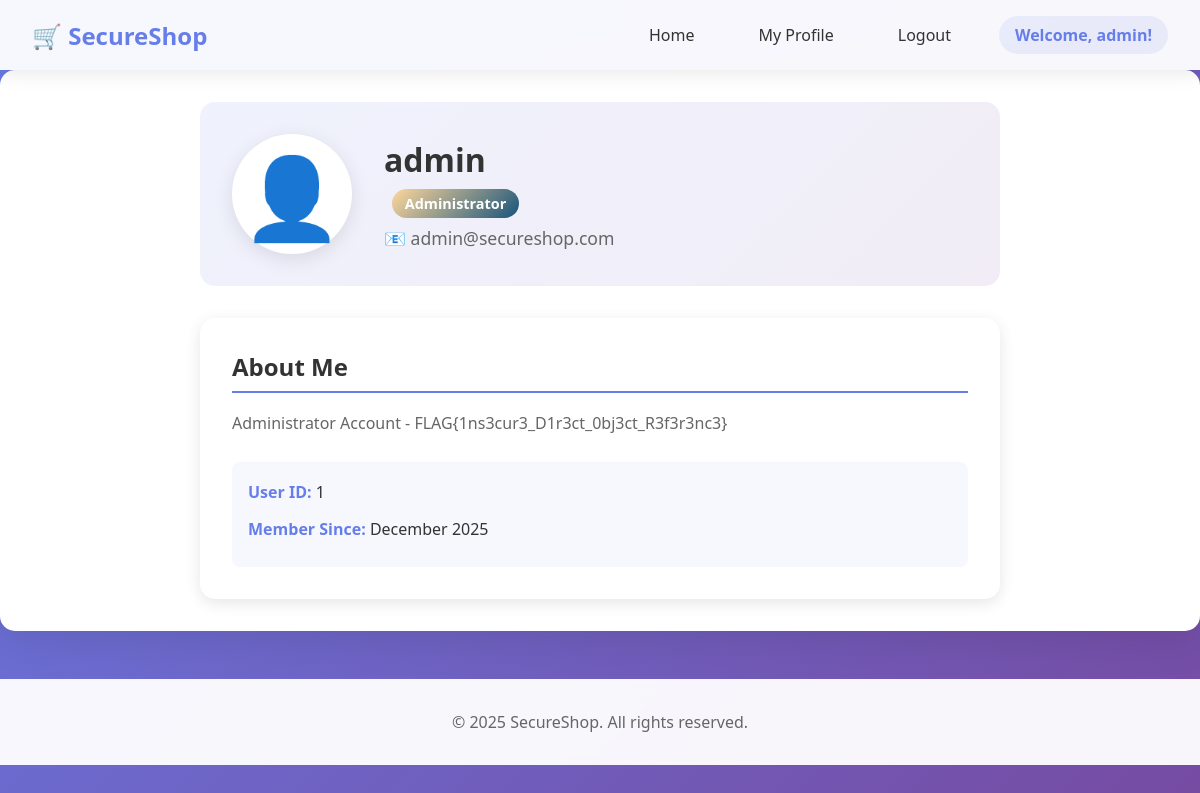
The app's page /profile.php (signed in) with its own data.
### tables this page shows
CREATE TABLE IF NOT EXISTS users (
    id INT AUTO_INCREMENT PRIMARY KEY,
    username VARCHAR(50) NOT NULL UNIQUE,
    password VARCHAR(255) NOT NULL,
    email VARCHAR(100),
    is_admin TINYINT(1) DEFAULT 0,
    bio TEXT,
    created_at TIMESTAMP DEFAULT CURRENT_TIMESTAMP
);

### profile.php (the view, shortened to what this page needs)
<?php
require_once 'config.php';
$profile_id = isset($_GET['id']) ? $_GET['id'] : $_SESSION['user_id'];
$query = "SELECT * FROM users WHERE id = $profile_id";
$result = $conn->query($query);
if ($result && $result->num_rows > 0) {
    $profile_user = $result->fetch_assoc();
} else {
    $error = "User not found!";
}
?>
<!DOCTYPE html>
<html lang="en">
<head>
    <link rel="stylesheet" href="style.css">
</head>
<body>
    <nav class="navbar">
        <div class="nav-container">
            <a href="index.php" class="logo">🛒 SecureShop</a>
            <ul class="nav-menu">
                <li><a href="index.php">Home</a></li>
                <li><a href="profile.php?id=<?php echo $_SESSION['user_id']; ?>">My Profile</a></li>
                <li><a href="logout.php">Logout</a></li>
                <li class="user-info">Welcome, <?php echo htmlspecialchars($_SESSION['username']); ?>!</li>
            </ul>
        </div>
    </nav>
    <div class="container">
        <?php if (isset($profile_user)): ?>
            <div class="profile-container">
                <div class="profile-header">
                    <div class="profile-avatar">👤</div>
                    <div class="profile-info">
                        <h2><?php echo htmlspecialchars($profile_user['username']); ?></h2>
                        <?php if ($profile_user['is_admin']): ?>
                            <span class="admin-badge">Administrator</span>
                        <?php endif; ?>
                        <p class="profile-email">📧 <?php echo htmlspecialchars($profile_user['email']); ?></p>
                    </div>
                </div>
                <div class="profile-details">
                    <h3>About Me</h3>
                    <p><?php echo htmlspecialchars($profile_user['bio']); ?></p>
                    <div class="profile-meta">
                        <p><strong>User ID:</strong> <?php echo $profile_user['id']; ?></p>
                        <p><strong>Member Since:</strong> <?php echo date('F Y', strtotime($profile_user['created_at'])); ?></p>
                    </div>
                </div>
            </div>
        <?php else: ?>
            <div class="error">User profile not found!</div>
        <?php endif; ?>
    </div>
    <footer>
        <p>&copy; 2025 SecureShop. All rights reserved.</p>
    </footer>
</body>
</html>

### style.css (style rules this page uses)
* { margin: 0; padding: 0; box-sizing: border-box; }
body { font-family: 'Segoe UI', Tahoma, Geneva, Verdana, sans-serif; background: linear-gradient(135deg, #667eea 0%, #764ba2 100%); min-height: 100vh; color: #333; }
.navbar { background: rgba(255, 255, 255, 0.95); backdrop-filter: blur(10px); box-shadow: 0 2px 20px rgba(0, 0, 0, 0.1); position: sticky; top: 0; z-index: 1000; }
.nav-container { max-width: 1200px; margin: 0 auto; padding: 1rem 2rem; display: flex; justify-content: space-between; align-items: center; }
.logo { font-size: 1.5rem; font-weight: bold; color: #667eea; text-decoration: none; transition: transform 0.3s ease; }
.nav-menu { display: flex; list-style: none; gap: 2rem; align-items: center; }
.nav-menu li a { color: #333; text-decoration: none; font-weight: 500; transition: color 0.3s ease; padding: 0.5rem 1rem; border-radius: 5px; }
.user-info { color: #667eea; font-weight: 600; background: rgba(102, 126, 234, 0.1); padding: 0.5rem 1rem; border-radius: 20px; }
.container { max-width: 1200px; margin: 0 auto; padding: 2rem; background: white; border-radius: 15px; box-shadow: 0 10px 40px rgba(0, 0, 0, 0.1); margin-bottom: 2rem; }
.profile-container { max-width: 800px; margin: 0 auto; }
.profile-header { display: flex; align-items: center; gap: 2rem; padding: 2rem; background: linear-gradient(135deg, rgba(102, 126, 234, 0.1) 0%, rgba(118, 75, 162, 0.1) 100%); border-radius: 15px; margin-bottom: 2rem; }
.profile-avatar { font-size: 5rem; background: white; width: 120px; height: 120px; border-radius: 50%; display: flex; align-items: center; justify-content: center; box-shadow: 0 5px 20px rgba(0, 0, 0, 0.1); }
.profile-info h2 { color: #333; margin-bottom: 0.5rem; font-size: 2rem; }
.admin-badge { display: inline-block; background: linear-gradient(135deg, #ffd89b 0%, #19547b 100%); color: white; padding: 0.3rem 0.8rem; border-radius: 20px; font-size: 0.9rem; font-weight: 600; margin-left: 0.5rem; }
.profile-email { color: #666; margin-top: 0.5rem; font-size: 1.1rem; }
.profile-details { background: white; padding: 2rem; border-radius: 15px; box-shadow: 0 4px 15px rgba(0, 0, 0, 0.1); }
.profile-details h3 { color: #333; margin-bottom: 1rem; font-size: 1.5rem; border-bottom: 2px solid #667eea; padding-bottom: 0.5rem; }
.profile-details p { color: #666; line-height: 1.8; margin-bottom: 1.5rem; }
.profile-meta { background: rgba(102, 126, 234, 0.05); padding: 1rem; border-radius: 8px; margin-top: 1rem; }
.profile-meta p { margin-bottom: 0.5rem; color: #333; }
.profile-meta strong { color: #667eea; }
footer { background: rgba(255, 255, 255, 0.95); backdrop-filter: blur(10px); text-align: center; padding: 2rem; color: #666; margin-top: 3rem; }

### records on screen
users: username "admin", email "admin@secureshop.com", bio "Administrator Account - FLAG{1ns3cur3_D1r3ct_0bj3ct_R3f3r3nc3}", id "1", created_at "December 2025"

### other values on screen
$_SESSION['username'] "admin"
